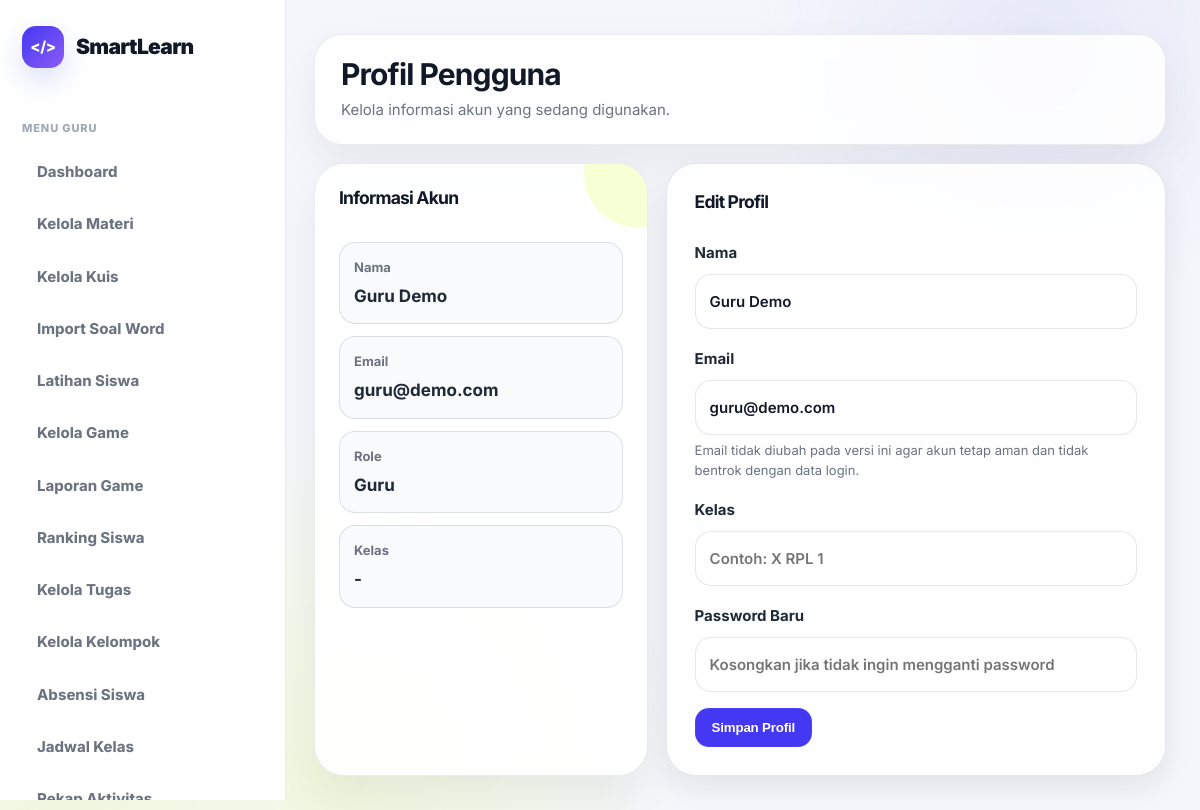
The app's page /pages/guru/profil.php (signed in) with its own data.
### tables this page shows
CREATE TABLE IF NOT EXISTS ui_settings (
    id_setting INT AUTO_INCREMENT PRIMARY KEY,
    app_name VARCHAR(100) NOT NULL DEFAULT 'SmartLearn',
    logo_icon VARCHAR(20) NOT NULL DEFAULT '</>',
    primary_color VARCHAR(20) NOT NULL DEFAULT '#4438f2',
    accent_color VARCHAR(20) NOT NULL DEFAULT '#d8ff3e',
    sidebar_color VARCHAR(20) NOT NULL DEFAULT '#151923',
    radius_size INT NOT NULL DEFAULT 30,
    updated_at TIMESTAMP DEFAULT CURRENT_TIMESTAMP ON UPDATE CURRENT_TIMESTAMP
);

CREATE TABLE users (
    id_user INT AUTO_INCREMENT PRIMARY KEY,
    nama VARCHAR(100) NOT NULL,
    email VARCHAR(100) NOT NULL UNIQUE,
    password VARCHAR(255) NOT NULL,
    role ENUM('siswa','guru','admin') NOT NULL,
    kelas VARCHAR(50) DEFAULT NULL,
    created_at TIMESTAMP DEFAULT CURRENT_TIMESTAMP
);

### includes/ui_settings.php (called while the page is built, shortened)
<?php
$ui = [
    'app_name' => 'SmartLearn',
    'logo_icon' => 'SL',
    'primary_color' => '#5b6ee1',
    'accent_color' => '#d8ff3e',
    'sidebar_color' => '#ffffff',
    'radius_size' => 24,
    'font_family' => 'Inter, Arial, sans-serif',
    'font_size' => 15,
    'text_color' => '#1f2937',
    'heading_color' => '#111827',
    'panel_color' => '#ffffff',
    'theme_template' => 'smartlearn_clean'
];
if (isset($koneksi)) {
    $ui_query = @mysqli_query($koneksi, "SELECT * FROM ui_settings WHERE id_setting=1");
    if ($ui_query && mysqli_num_rows($ui_query) > 0) {
        $db_ui = mysqli_fetch_assoc($ui_query);
        foreach ($db_ui as $key => $value) {
            if ($value !== null && $value !== '') {
                $ui[$key] = $value;
            }
        }
    }
}
$ui_app_name = $ui['app_name'] ?? 'SmartLearn';
$ui_logo_icon = $ui['logo_icon'] ?? 'SL';
?>

### pages/guru/profil.php (the view, shortened to what this page needs)
<?php
include "../../config/koneksi.php";
$id_user = $_SESSION['user']['id_user'];
$q = mysqli_query($koneksi, "SELECT * FROM users WHERE id_user=$id_user");
$data = mysqli_fetch_assoc($q);
?>
<!DOCTYPE html>
<html lang="id">
<head>
    <link rel="stylesheet" href="../../assets/css/style.css">
</head>
<body>
<div class="dashboard-layout">
    <?php include "sidebar.php"; ?>
    <main class="main">
        <div class="topbar">
            <div>
                <h1>Profil Pengguna</h1>
                <p>Kelola informasi akun yang sedang digunakan.</p>
            </div>
        </div>
        <section class="detail-grid">
            <div class="card">
                <h3>Informasi Akun</h3>
                <br>
                <div class="info-list">
                    <div class="info-item">
                        <span>Nama</span>
                        <strong><?= $data['nama']; ?></strong>
                    </div>
                    <div class="info-item">
                        <span>Email</span>
                        <strong><?= $data['email']; ?></strong>
                    </div>
                    <div class="info-item">
                        <span>Role</span>
                        <strong><?= ucfirst($data['role']); ?></strong>
                    </div>
                    <div class="info-item">
                        <span>Kelas</span>
                        <strong><?= $data['kelas'] ?: '-'; ?></strong>
                    </div>
                </div>
            </div>
            <form method="POST" class="lesson-box">
                <h3>Edit Profil</h3>
                <br>
                <div class="form-group">
                    <label>Nama</label>
                    <input type="text" name="nama" class="form-control" value="<?= htmlspecialchars($data['nama']); ?>" required>
                </div>
                <div class="form-group">
                    <label>Email</label>
                    <input type="email" class="form-control" value="<?= htmlspecialchars($data['email']); ?>" disabled>
                    <small class="form-help">Email tidak diubah pada versi ini agar akun tetap aman dan tidak bentrok dengan data login.</small>
                </div>
                <div class="form-group">
                    <label>Kelas</label>
                    <input type="text" name="kelas" class="form-control" value="<?= htmlspecialchars($data['kelas']); ?>" placeholder="Contoh: X RPL 1">
                </div>
                <div class="form-group">
                    <label>Password Baru</label>
                    <input type="password" name="password_baru" class="form-control" placeholder="Kosongkan jika tidak ingin mengganti password">
                </div>
                <button type="submit" name="update_profil" class="btn btn-primary">Simpan Profil</button>
            </form>
        </section>
    </main>
</div>
</body>
</html>

### pages/guru/sidebar.php (shortened to what this page needs)
<?php
$currentPage = basename($_SERVER['PHP_SELF']);
include_once "../../includes/ui_settings.php";
?>
<aside class="sidebar">
    <div class="logo">
        <div class="logo-icon"><?= htmlspecialchars($ui_logo_icon); ?></div>
        <span><?= htmlspecialchars($ui_app_name); ?></span>
    </div>
    <div class="menu">
        <div class="menu-title">Menu Guru</div>
        <a class="<?= $currentPage == 'dashboard.php' ? 'active' : ''; ?>" href="dashboard.php">Dashboard</a>
        <a class="<?= in_array($currentPage, ['kelola_materi.php','edit_materi.php']) ? 'active' : ''; ?>" href="kelola_materi.php">Kelola Materi</a>
        <a class="<?= in_array($currentPage, ['kelola_kuis.php','edit_kuis.php']) ? 'active' : ''; ?>" href="kelola_kuis.php">Kelola Kuis</a>
        <a class="<?= $currentPage == 'import_soal_word.php' ? 'active' : ''; ?>" href="import_soal_word.php">Import Soal Word</a>
        <a class="<?= $currentPage == 'latihan_siswa.php' ? 'active' : ''; ?>" href="latihan_siswa.php">Latihan Siswa</a>
        <a class="<?= in_array($currentPage, ['kelola_game.php','edit_game_question.php']) ? 'active' : ''; ?>" href="kelola_game.php">Kelola Game</a>
        <a class="<?= $currentPage == 'laporan_game.php' ? 'active' : ''; ?>" href="laporan_game.php">Laporan Game</a>
        <a class="<?= $currentPage == 'ranking.php' ? 'active' : ''; ?>" href="ranking.php">Ranking Siswa</a>
        <a class="<?= in_array($currentPage, ['kelola_tugas.php','penilaian_tugas.php']) ? 'active' : ''; ?>" href="kelola_tugas.php">Kelola Tugas</a>
        <a class="<?= $currentPage == 'kelola_kelompok.php' ? 'active' : ''; ?>" href="kelola_kelompok.php">Kelola Kelompok</a>
        <a class="<?= $currentPage == 'absensi.php' ? 'active' : ''; ?>" href="absensi.php">Absensi Siswa</a>
        <a class="<?= $currentPage == 'jadwal.php' ? 'active' : ''; ?>" href="jadwal.php">Jadwal Kelas</a>
        <a class="<?= $currentPage == 'rekap_aktivitas.php' ? 'active' : ''; ?>" href="rekap_aktivitas.php">Rekap Aktivitas</a>
    </div>
</aside>

### records on screen
ui_settings: logo_icon "</>", app_name "SmartLearn"
users: nama "Guru Demo", email "guru@demo.com", role "Guru", kelas "-"
